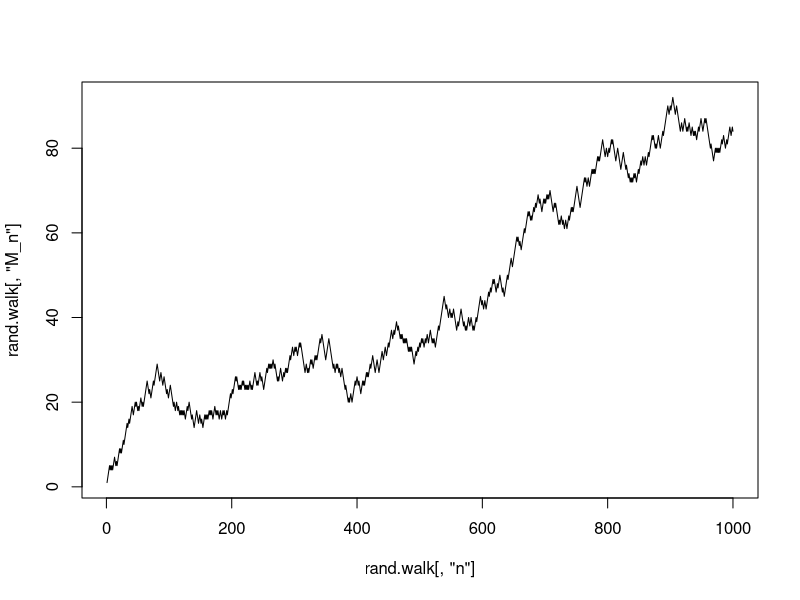
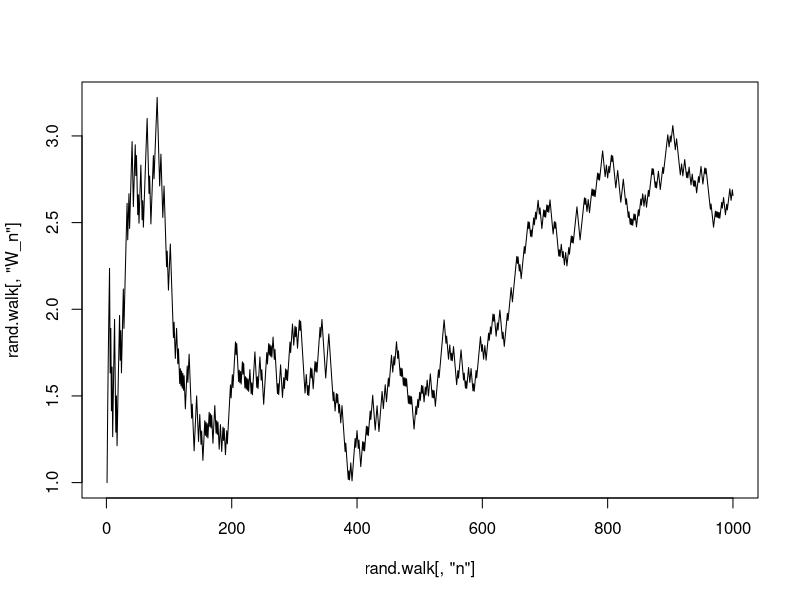
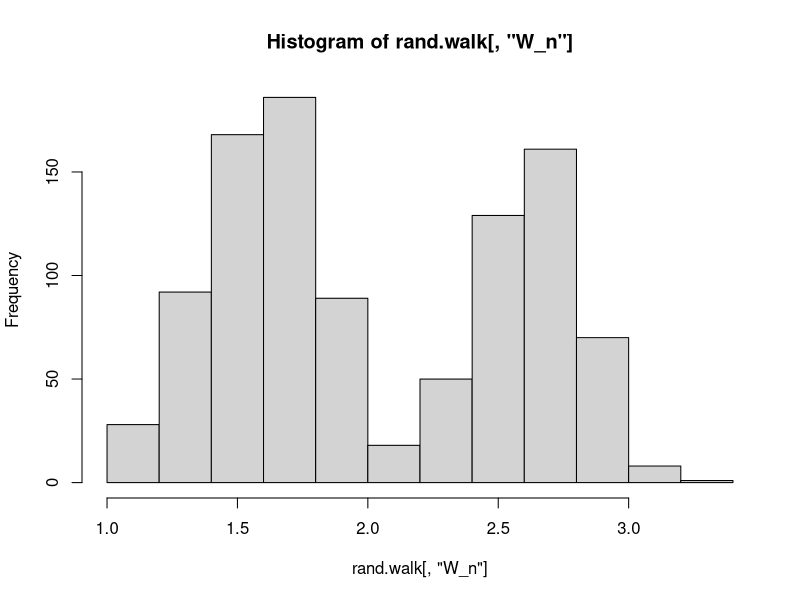

Source code (R) for these figures, in order:
n <- 1000
p <- 0.5

rand.walk <- matrix(nrow=n, ncol=4, dimnames=list(c(),c("n", "X_i", "M_n", "W_n")))
rand.walk[,"n"] <- 1:n
rand.walk[,"X_i"] <- sample(c(1, -1), n, replace=TRUE, prob=c(p,1-p))
rand.walk[1,"M_n"] <- rand.walk[1,"X_i"]
for (i in 2:n) {
	rand.walk[i,"M_n"] <- rand.walk[i-1,"M_n"] + rand.walk[i,"X_i"]
	}
rand.walk[,"W_n"] <- rand.walk[,"M_n"] / sqrt(rand.walk[,"n"])

windows(title="Random Walk")
plot(rand.walk[,"n"], rand.walk[,"M_n"], type="l")

windows(title="Weiner Process")
plot(rand.walk[,"n"], rand.walk[,"W_n"], type="l")
hist(rand.walk[,"W_n"])